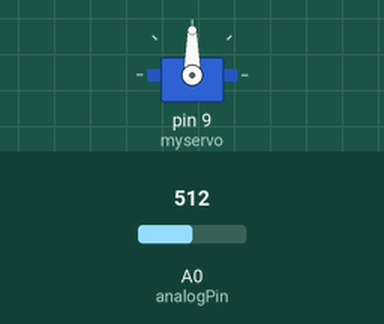
The sketch below on a simulated Arduino Uno, built with avr-gcc and run on an emulated ATmega328P. Parts: servo. Inputs (shaded band) come from the test bench; at power-on: A0 (analogPin) = 512.

Above: at 1.2 s.
1.3 s: A0 (analogPin) set to 716
At 1.6 s:
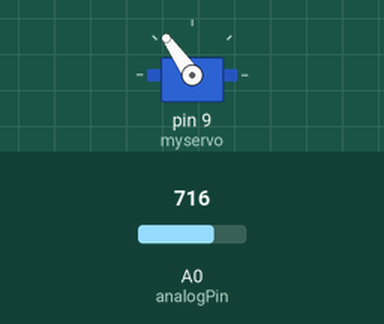
2.8 s: A0 (analogPin) set to 900
At 4.0 s:
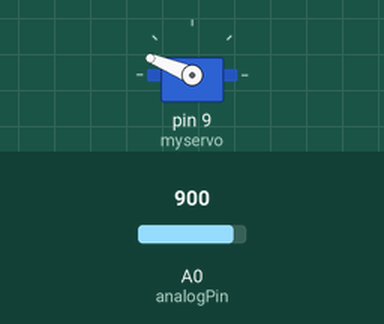
4.3 s: A0 (analogPin) set to 1023
At 5.1 s:
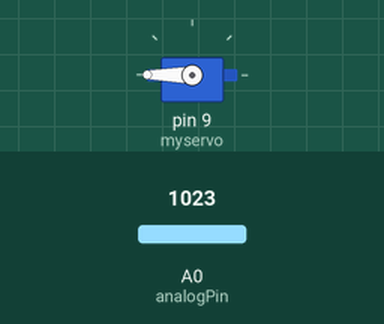
5.8 s: A0 (analogPin) set to 306
At 6.3 s:
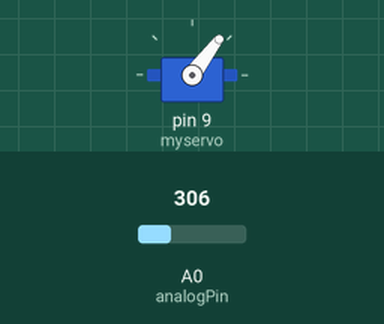
7.3 s: A0 (analogPin) set to 122
At 8.6 s:
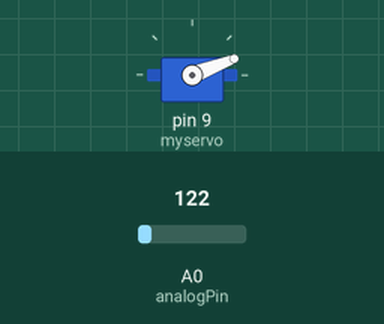
Timing chart, 0 to 9.8 s (numbered marks = the images above; inputs shaded):
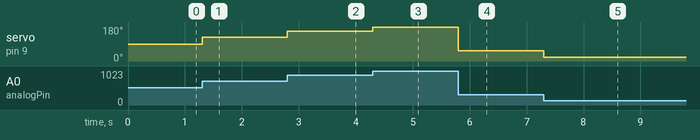

Measured:
- after the input at 1.3 s, servo on pin 9 (myservo): 90° → 125° at once
- after the input at 2.8 s, servo on pin 9 (myservo): 125° → 158° at once
- after the input at 4.3 s, servo on pin 9 (myservo): 158° → 180° at once
- after the input at 5.8 s, servo on pin 9 (myservo): 180° → 53° at once
- after the input at 7.3 s, servo on pin 9 (myservo): 53° → 21° at once

The sketch:

oblig5_1_vetlehol.ino
```cpp
#include <Servo.h>

Servo myservo;
int analogPin = A0;
int servoValue;
int analogValue;

void setup() {
  // put your setup code here, to run once:
  myservo.attach(9);
}

void loop() {
  // put your main code here, to run repeatedly:
  analogValue = analogRead(analogPin);
  servoValue = map(analogValue, 0, 1023, 0, 180);
  Serial.println(servoValue);
  myservo.write(servoValue);
}
```
